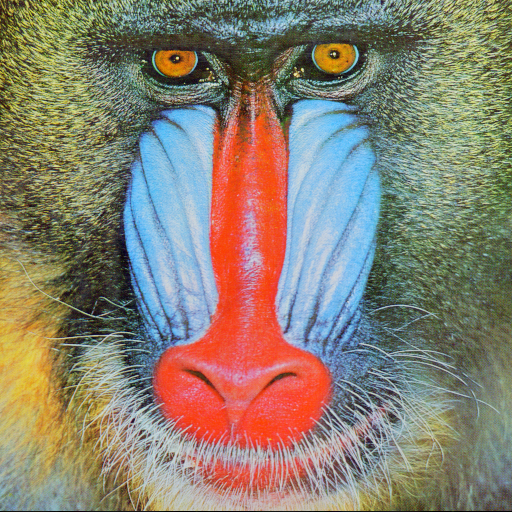
#> input picture img/baboon.png, 512 x 512 px
$ jupyter execute image_transformations_.ipynb
#> lines starting #> are read from the running program, lines starting #| are printed output that depends on the picture; after the words box and inside, x2 and y2 are one past the last pixel; in counts of white or black regions, pixels touching at a corner belong together
[cell 1]
import os
import cv2 as cv
import numpy as np
from random import randint
import matplotlib.pyplot as plt

plt.figure(figsize=(10,8))

[cell 2]
root_folder = os.path.abspath('..')
root_folder

[cell 3]
def plot_imgs(img, img2, msg1, msg2):

    plt.figure(figsize=(10, 5))
    plt.subplot(1,2,1)

    plt.imshow(img)
    plt.title(msg1)
    plt.xticks([])
    plt.yticks([])

    plt.subplot(1,2,2)

    plt.imshow(img2)
    plt.title(msg2)
    plt.xticks([])
    plt.yticks([])

    plt.show()

[cell 4]
img_path = os.path.join(root_folder, "img", "baboon.png")

img = cv.imread(img_path)
#> img is the input picture: shape (512, 512, 3); mean B, G, R 113.1, 128.9, 137.4
img = cv.cvtColor(img, cv.COLOR_BGR2RGB)

plt.imshow(img)
plt.show()

### Crop and flip an image using Numpy array indexing.

[cell 5]
#coordinates to crop

x1_crop, x2_crop = 150, 335
y1_crop, y2_crop = 320, 450

crop_img = img.copy()[y1_crop:y2_crop, x1_crop:x2_crop]
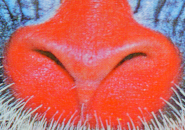
#> crop_img: shape (130, 185, 3); mean R, G, B 205.3, 101.4, 97
plot_imgs(img.copy(), crop_img, "Original Image", "Cropped Image")
#> in plot_imgs, `plt.show()`:
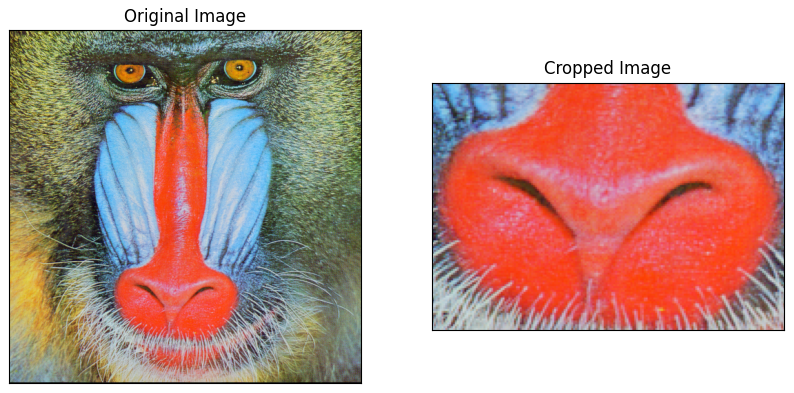
#> figure drawn by matplotlib, 2 panels

[cell 6]
#using np.flip function

flipv_img = np.flip(img.copy(), axis=1)
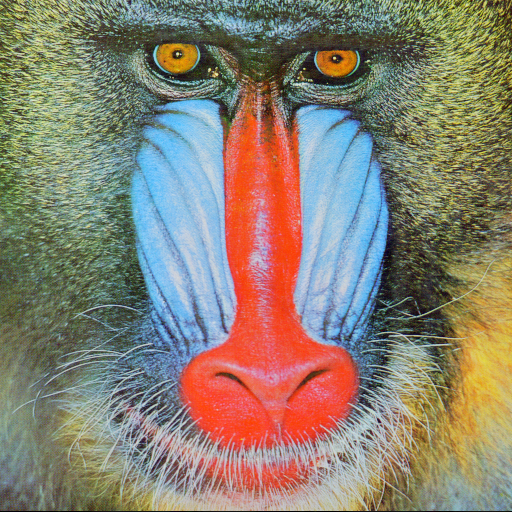
#> flipv_img: shape (512, 512, 3); mean R, G, B 137.4, 128.9, 113.1
fliph_img = np.flip(img.copy(), axis=0)
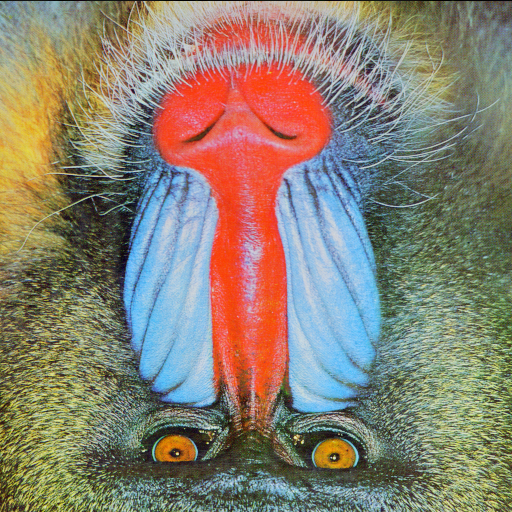
#> fliph_img: shape (512, 512, 3); mean R, G, B 137.4, 128.9, 113.1

plot_imgs(flipv_img, fliph_img, "Horizontal flipped Image", "Vertical flipped Image")

### Implement image translation using Numpy and OpenCV.

[cell 7]
img2 = img.copy()

t_x, t_y = -50, -50

t_matrix = np.array([
                    [1, 0, t_x],
                    [0, 1, t_y]
]).astype("float")

img2_transl = cv.warpAffine(img2, t_matrix, (img2.shape[1], img2.shape[0]))
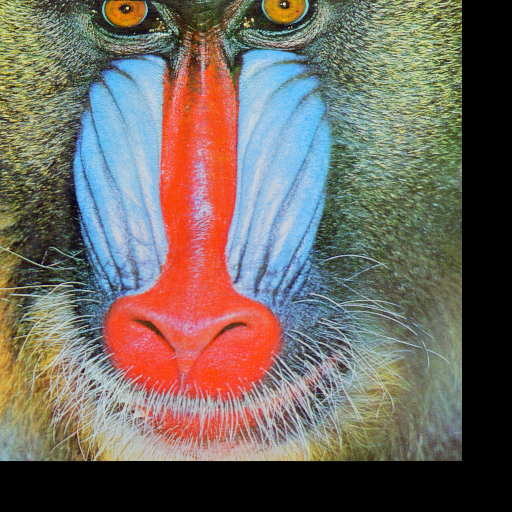
#> img2_transl: shape (512, 512, 3); mean R, G, B 113.5, 104.9, 96.8

plot_imgs(img2, img2_transl, "Original Image", "Translated Image")

### Implement image rotation using Numpy and OpenCV.

[cell 8]
img3 = img.copy()

[cell 9]
theta = 60

#get center of original image

(h, w) = img3.shape[:2]
#> h = 512; w = 512
(cx, cy) = (w//2 , h//2)
#> cx = 256; cy = 256

scale = 1.0
#getRotationMatrix2D return a rotation matrix relative to center and theta values

rot_matrix = cv.getRotationMatrix2D((cx,cy), -theta, scale)

[cell 10]
rot_img = cv.warpAffine(img3, rot_matrix, (img3.shape[1],img3.shape[0]))
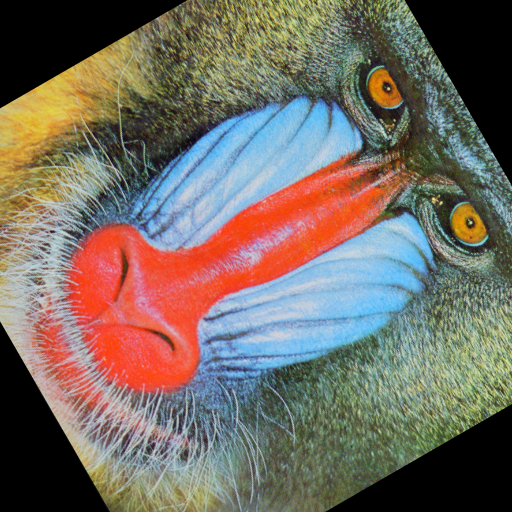
#> rot_img: shape (512, 512, 3); mean R, G, B 117.3, 108.1, 98
plot_imgs(img3, rot_img, "Original Image", "Rotated 60 degree Image")

### Implement image resizing using OpenCV

[cell 11]
img4 = img.copy()

new_size = 100

#ratio is used to keeping the proportion of original image

ratio = float(new_size) / img4.shape[1]
#> ratio = 0.195
new_dim = (new_size, int(ratio * img4.shape[0]))
#> new_dim = (100, 100)

#resize image using Area Interpolation method
resz_img = cv.resize(img, new_dim, interpolation = cv.INTER_AREA)
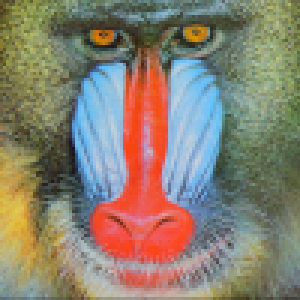
#> resz_img: shape (100, 100, 3) (shown 3 times larger); mean R, G, B 137.4, 128.9, 113.1
plot_imgs(img4, resz_img, f"Original image {img4.shape[:2]}", f"Resized Image {new_dim}")

### Implement bitwise operations: AND, OR, XOR.

[cell 12]
size = 300
size_cicle = 150
size_rect = 120

color = (255,255,255)

img5 = np. zeros ((size, size) , dtype = "uint8" )

#rectangle mask
white_rect = cv.rectangle(img5.copy(), (50, 50), (250,250), color, -1)
white_rect = cv.cvtColor(white_rect, cv.COLOR_BGR2RGB)
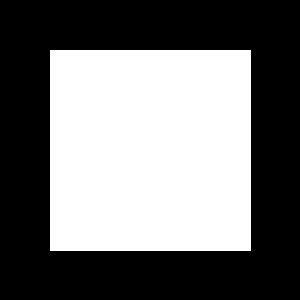
#> white_rect: shape (300, 300, 3); 44.9% white; 1 white region, box (x1, y1, x2, y2) and area: (50, 50, 251, 251) 40401

#circle mask
white_cicle = cv.circle(img5.copy(), (size_cicle,size_cicle), 120, color, -1)
white_cicle = cv.cvtColor(white_cicle, cv.COLOR_BGR2RGB)
#> white_cicle: shape (300, 300, 3); 50.2% white; 1 black region, box (x1, y1, x2, y2) and area: (0, 0, 300, 300) 44775

plot_imgs(white_rect, white_cicle, "White rectangle", "White circle")

[cell 13]
#use bitwise function of opencv

and_img = cv.bitwise_and(white_rect, white_cicle)
#> and_img: shape (300, 300, 3); 42.6% white; 1 white region, box (x1, y1, x2, y2) and area: (50, 50, 251, 251) 38305
or_img = cv.bitwise_or(white_rect, white_cicle)
#> or_img: shape (300, 300, 3); 52.6% white; 1 black region, box (x1, y1, x2, y2) and area: (0, 0, 300, 300) 42679
xor_img = cv.bitwise_xor(white_rect, white_cicle)
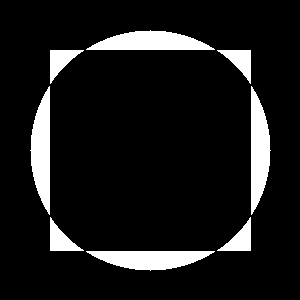
#> xor_img: shape (300, 300, 3); 10% white; 8 white regions, largest, box (x1, y1, x2, y2) and area: (86, 30, 215, 50) 1730, (30, 86, 50, 215) 1730, (251, 86, 271, 215) 1730
not_img = cv.bitwise_not(white_rect)

[cell 14]
plot_imgs(and_img, or_img, "Bitwise And", "Bitwise Or")

[cell 15]
plot_imgs(xor_img, not_img, "Bitwise xor", "Bitwise not rectangle")

### Implement the "mask" operation, where a third image 'h' contains only a Region of Interest (ROI -- defined by the second image mask 'g') obtained from the input image 'f'. Note that this Region can be of any shape.

[cell 16]
img6 = img.copy()

#randon points values to simule any shapes

x1, y1 = randint(0, 300), randint(0, 300)
x2, y2 = randint(x1+50, img6.shape[1]), randint(y1+50, img6.shape[0])
#> x2 = 267; y2 = 331

#mask with same shape of original image

mask = np.zeros(img6.shape[:2], dtype="uint8")
cv.rectangle(mask, (x1,y1), (x2,y2), color, -1)
#> mask: shape (512, 512); 3.2% white; 1 white region, box (x1, y1, x2, y2) and area: (197, 215, 268, 332) 8307

#and using mask to get ROI
masked = cv.bitwise_and(img6, img6, mask=mask)
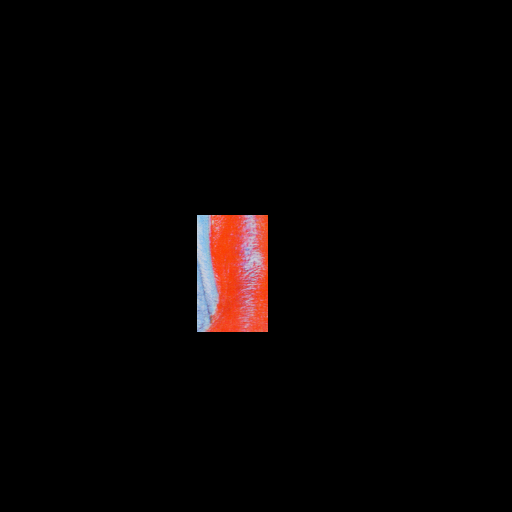
#> masked: shape (512, 512, 3); mean R, G, B 6.8, 3.5, 3.4

plt.imshow(masked)
plt.show()

$ run again, with img/cat.jpg saved as img/baboon.png
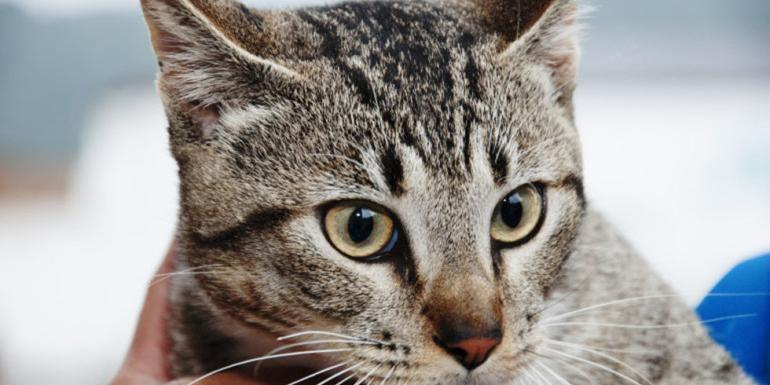
#> input picture img/cat.jpg, 770 x 385 px
#> img is the input picture: shape (385, 770, 3); mean B, G, R 149, 151.1, 154
#> white_rect: shape (300, 300, 3); 44.9% white; 1 white region, box (x1, y1, x2, y2) and area: (50, 50, 251, 251) 40401
#> white_cicle: shape (300, 300, 3); 50.2% white; 1 black region, box (x1, y1, x2, y2) and area: (0, 0, 300, 300) 44775
#> and_img: shape (300, 300, 3); 42.6% white; 1 white region, box (x1, y1, x2, y2) and area: (50, 50, 251, 251) 38305
#> or_img: shape (300, 300, 3); 52.6% white; 1 black region, box (x1, y1, x2, y2) and area: (0, 0, 300, 300) 42679
#> xor_img: shape (300, 300, 3); 10% white; 8 white regions, largest, box (x1, y1, x2, y2) and area: (86, 30, 215, 50) 1730, (30, 86, 50, 215) 1730, (251, 86, 271, 215) 1730
#> `cv.rectangle(mask, (x1,y1), (x2,y2), color, -1)`:
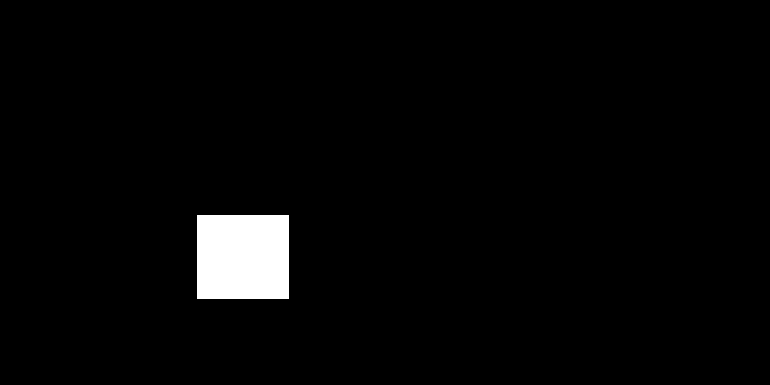
#> mask: shape (385, 770); 2.6% white; 1 white region, box (x1, y1, x2, y2) and area: (197, 215, 289, 299) 7728
#> `masked = cv.bitwise_and(img6, img6, mask=mask)`:
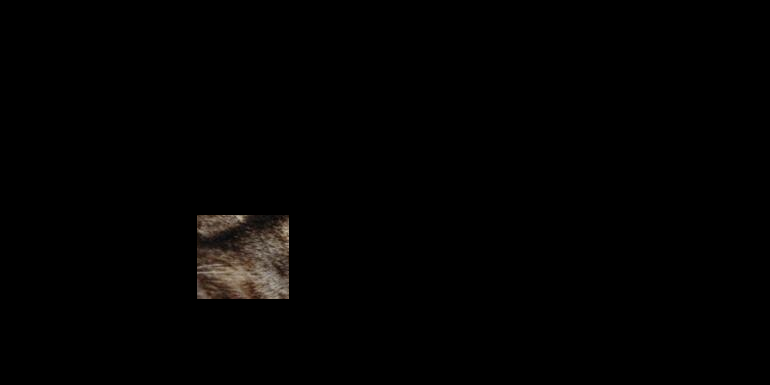
#> masked: shape (385, 770, 3); mean R, G, B 2.3, 1.9, 1.6

$ run again, with img/quokka.jpg saved as img/baboon.png
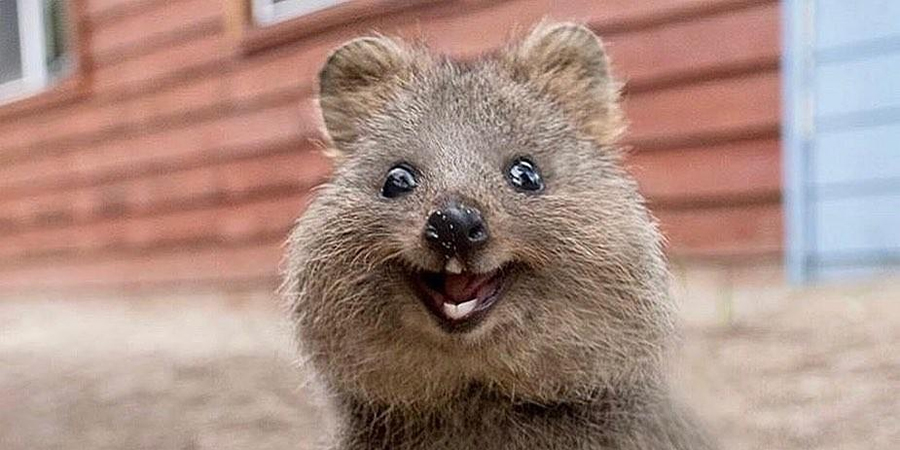
#> input picture img/quokka.jpg, 900 x 450 px
#> img is the input picture: shape (450, 900, 3); mean B, G, R 131.2, 140.8, 169.4
#> white_rect: shape (300, 300, 3); 44.9% white; 1 white region, box (x1, y1, x2, y2) and area: (50, 50, 251, 251) 40401
#> white_cicle: shape (300, 300, 3); 50.2% white; 1 black region, box (x1, y1, x2, y2) and area: (0, 0, 300, 300) 44775
#> and_img: shape (300, 300, 3); 42.6% white; 1 white region, box (x1, y1, x2, y2) and area: (50, 50, 251, 251) 38305
#> or_img: shape (300, 300, 3); 52.6% white; 1 black region, box (x1, y1, x2, y2) and area: (0, 0, 300, 300) 42679
#> xor_img: shape (300, 300, 3); 10% white; 8 white regions, largest, box (x1, y1, x2, y2) and area: (86, 30, 215, 50) 1730, (30, 86, 50, 215) 1730, (251, 86, 271, 215) 1730
#> mask: shape (450, 900); 2.7% white; 1 white region, box (x1, y1, x2, y2) and area: (197, 215, 289, 332) 10764
#> `masked = cv.bitwise_and(img6, img6, mask=mask)`:
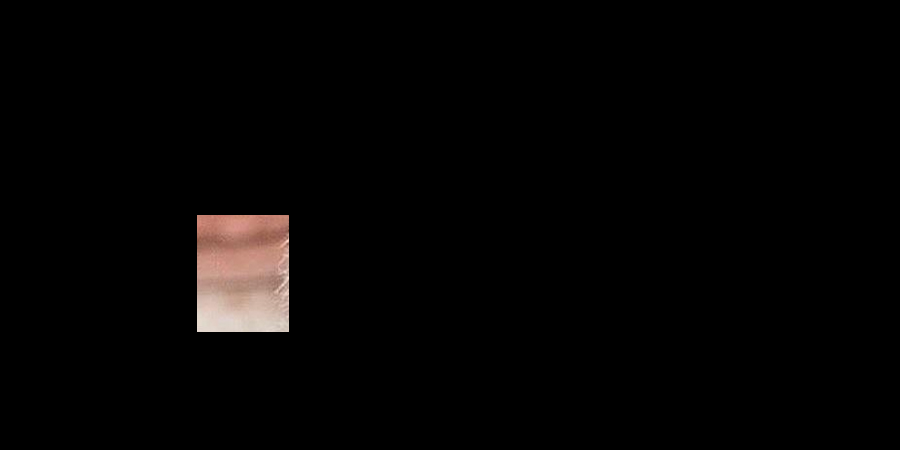
#> masked: shape (450, 900, 3); mean R, G, B 5.2, 4.1, 3.7
